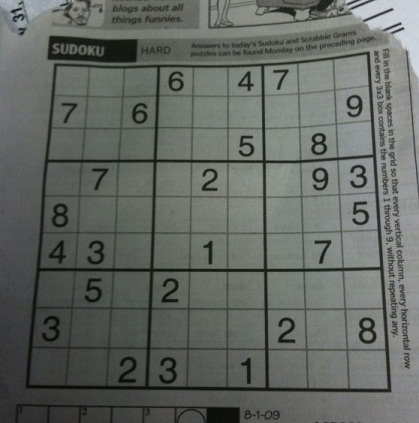
#> input picture sudokuextract/data/img1.jpg, 419 x 423 px
$ python -i blob.py   (imports and definitions only)   (older library calls are emulated)
#> lines starting #> are read from the running program, lines starting #| are printed output that depends on the picture
### sudokuextract/imgproc/binary.py
#!/usr/bin/env python
# -*- coding: utf-8 -*-
"""
:mod:`binary`
==================

Created by hbldh <henrik.blidh@nedomkull.com>
Created on 2016-01-26

"""

from __future__ import division
from __future__ import print_function
from __future__ import unicode_literals
from __future__ import absolute_import

import numpy as np
from skimage.transform import resize
from skimage.filters import threshold_otsu
from skimage.filters import gaussian_filter, threshold_adaptive


def to_binary_otsu(img, invert=False):
    if img.dtype == np.bool:
        img = np.array(img, 'uint8')
    if img.max() == img.min():
        if img.min() == 1:
            return np.array(img * 255, 'uint8')
        else:
            return np.array(img, 'uint8')
    else:
        t = threshold_otsu(img)
    img[img <= t] = 255 if invert else 0
    img[img > t] = 0 if invert else 255
    return np.array(img, 'uint8')


# [30 lines left out: functions to_binary_adaptive, add_border, not called in this run]

### sudokuextract/imgproc/blob.py
#!/usr/bin/env python
# -*- coding: utf-8 -*-
"""
:mod:`blob`
==================

.. module:: blob
    :platform: Unix, Windows
    :synopsis:

.. moduleauthor:: hbldh <henrik.blidh@nedomkull.com>

Created on 2016-01-14, 11:45

"""

from __future__ import division
from __future__ import print_function
from __future__ import unicode_literals
from __future__ import absolute_import

from operator import itemgetter, attrgetter

import numpy as np
from scipy import ndimage as ndi
from skimage.filters import gaussian_filter, threshold_adaptive
from skimage.measure import label
from skimage.measure import regionprops
from skimage.morphology import binary_dilation, binary_erosion
from skimage.transform import resize

from sudokuextract.exceptions import SudokuExtractError
from sudokuextract.imgproc.binary import to_binary_otsu, add_border
from sudokuextract.imgproc.geometry import get_contours


# [131 lines left out: functions iter_blob_contours, iter_blob_extremes, not called in this run]


def blobify(images):
    output_data = []
    mask = []
    for d in images:
        blob = get_centered_blob(d)

        if blob is not None:
            output_data.append(blob)
            mask.append(True)
        else:
            mask.append(False)

    return output_data, np.array(mask)


def _get_most_centered_blob(image):
    # Label the binary image sent into connected black resp. white areas.
    label_image = label(image)
    blobs = []

    # If only one region, skip this image.
    if len(np.unique(label_image)) == 1:
        return None

    # Create intensity image.
    i_img = 255 - image
    i_img[i_img == 255] = 1

    for region in regionprops(label_image, i_img):
        # Test 1: If the region is too small to be interesting: skip it.
        if region.area < (np.prod(image.shape) * 0.010):
            continue

        # Test 2: If the region a white one: skip it.
        if region.max_intensity < 0.9:
            continue

        # Extract bounding box.
        a_min, b_min, a_max, b_max = region.bbox
        a_dist = a_max - a_min
        b_dist = b_max - b_min

        # Removed test 2.5 on disproportionate x to y dimensions.
        # if (np.min([a_dist, b_dist]) / np.max([a_dist, b_dist])) < 0.1:
        #     continue

        # Test 3: If the bounding box is larger than half of the image, check
        # whether or not the region's relative filled area is smaller than 0.5.
        # If so: skip it!
        if (a_dist * b_dist) > (np.prod(image.shape) * 0.5):
            if (region.solidity / (a_dist * b_dist)) < 0.5:
                continue

        # Make bounding box square, centered with respect to the largest side.
        if a_dist < b_dist:
            a_mid = (a_min + a_max) // 2
            a_max = a_mid + int(np.ceil(b_dist / 2))
            a_min = a_mid - int(np.ceil(b_dist / 2))
            blob_image = np.zeros((a_max - a_min, b_max - b_min), 'uint8')
            start_point = blob_image.shape[0] // 2 - region.image.shape[0] // 2
            blob_image[start_point:start_point + region.image.shape[0], :] = region.image.copy()
            if any(np.array((a_min, b_min - 1, a_max, b_max + 1)) < 0):
                continue
        else:
            try:
                b_mid = (b_min + b_max) // 2
                b_max = b_mid + int(np.ceil(a_dist / 2))
                b_min = b_mid - int(np.ceil(a_dist / 2))
                blob_image = np.zeros((a_max - a_min, b_max - b_min), 'uint8')
                start_point = blob_image.shape[1] // 2 - region.image.shape[1] // 2
                blob_image[:, start_point:start_point + region.image.shape[1]] = region.image.copy() * 255
                if any(np.array((a_min - 1, b_min, a_max + 1, b_max)) < 0):
                    continue
            except Exception as e:
                pass

        # Invert image to regain the original black/white status.
        blob_image = 255 - blob_image

        # Calculate the distance of the blob intensity centroid to the image center.
        wc_dist = np.linalg.norm(np.array(image.shape)/2 - region.weighted_centroid)

        # Test 4: If the blob is too off-center, skip it.
        if wc_dist > (image.shape[0] // 3):
            continue

        # Test 5: If the new bounding box is outside the image, skip it.
        if any(np.array((a_min, b_min, a_max, b_max)) < 0):
            continue

        # Potential blob.
        blobs.append((wc_dist, blob_image))

    blobs.sort(key=itemgetter(0))
    if len(blobs) == 0:
        return None
    blobs = [b for sol, b in blobs]

    if len(blobs[0]) == 0:
        return None
    for blob in blobs:
        m = blob.mean()

        # Test 6: If mean value of image is too white, it is probably only captured noise: skip it.
        if m > 230.0:
            continue
        # Test 7: If mean value of image is too black, it is probably only captured noise: skip it.
        elif m < 20.0:
            continue
        else:
            return blob
    return None


def get_centered_blob(img, border_size=1):
    img = to_binary_otsu(img)
    blob = _get_most_centered_blob(img)
    if blob is None:
        blob = _get_most_centered_blob(to_binary_otsu(binary_dilation(img)))
        if blob is None:
            return None
    blob_img = add_border(blob, (28, 28), border_size=border_size)
    blob_img = to_binary_otsu(blob_img)

    return blob_img

>>> import cv2
>>> picture = cv2.imread('../data/img1.jpg')
#> picture is the input picture: shape (423, 419, 3); mean B, G, R 98.9, 103.6, 99.4
>>> result = blobify(picture)
#> after the loop in blobify, `for d in images:`: mask = 423 items, first 6: False, False, False, False, False, False; output_data = []
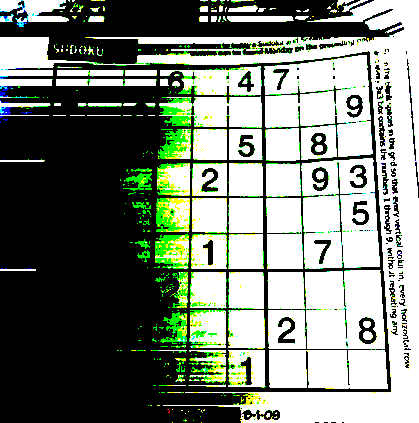
#> picture: shape (423, 419, 3); mean B, G, R 117.9, 129.7, 121.1
